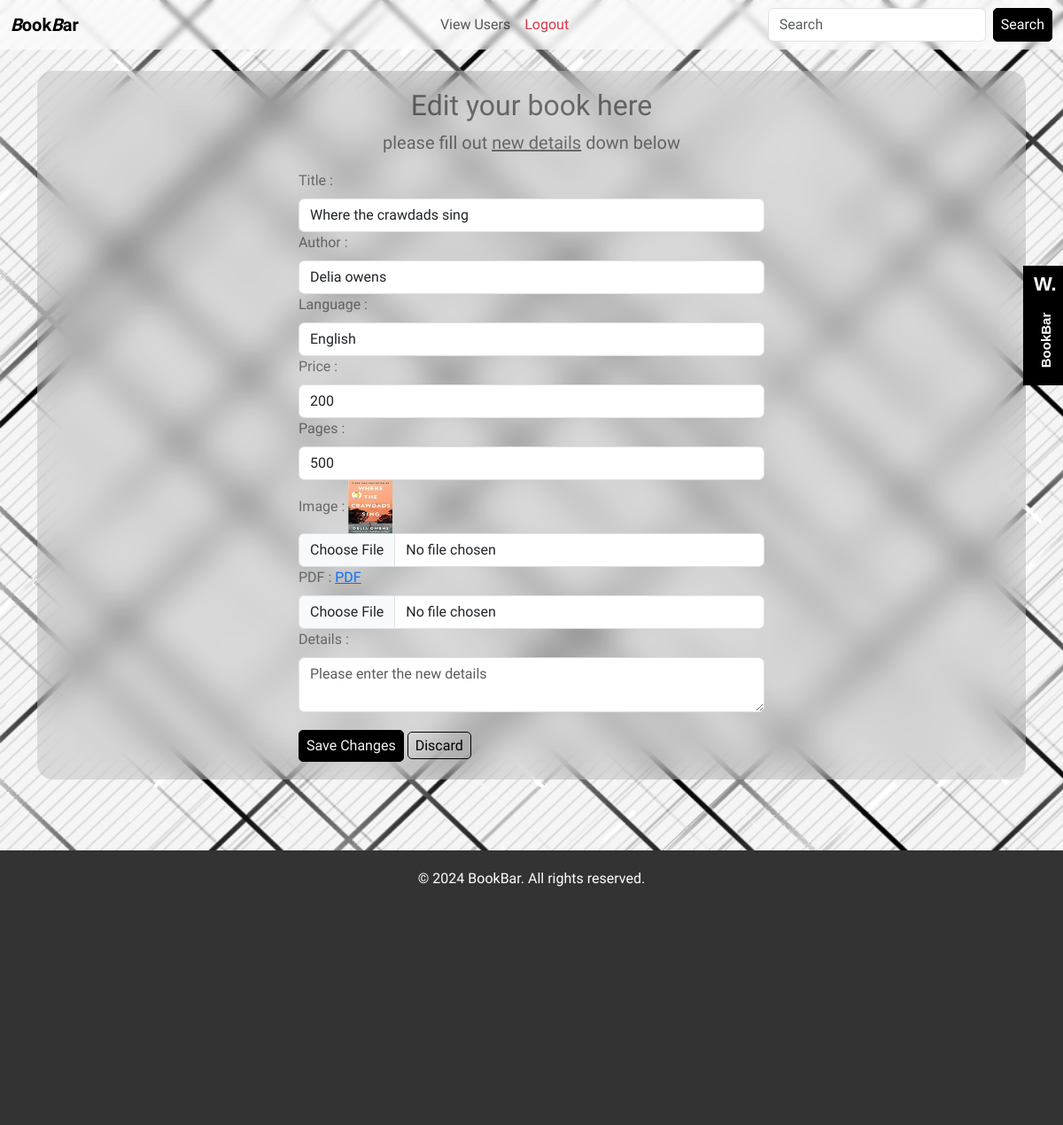
The app's page /books/edit_book/3 (signed in) with its own data.
### books/models.py (models this page shows, shortened)
class Book(models.Model):           # Table Definition
    title = models.CharField(max_length=30)
    author = models.CharField(max_length=20)
    language = models.CharField(max_length=20)
    price = models.IntegerField()
    pages = models.IntegerField()
    cover = models.ImageField(upload_to='images', blank=True, null=True)
    pdf = models.FileField(upload_to='pdf', blank=True, null=True)
    details = models.CharField(max_length=30)
    user = models.ForeignKey(CustomUser,on_delete=models.CASCADE,null=True)

### books/views.py (the view, shortened to what this page needs)
# urls.py: path('edit_book/<int:i>',views.edit_book,name='edit_book'),
@login_required
def edit_book(request,i):
    k=Book.objects.get(id=i)
    return render(request,'edit_book.html',{'book':k})

### Templates/edit_book.html (shortened to what this page needs)
{% extends 'Base_Page.html' %}
{% load static %}
{% block content %}
<link rel="stylesheet" href="{% static 'CSS/Edit_books.css' %}">
<div class="image-background">
        <img src="{% static 'Images/grid-lines.png' %}" id="background-image">
</div>
<div class="container">
    <div class="container-lg adbk">
        <div class="text-center">
            <h2>Edit your book here</h2>
            <p class="lead">please fill out <u>new details</u> down below </p>
        </div>
        <div class="row justify-content-center ">
            <div class="col-lg-6">
                <form method="POST" enctype="multipart/form-data">
                    <label for="title" class="form-label">Title :</label>
                    <input type="text" class="form-control" id="title" name="tit" placeholder="e.g:Harry Potter" value="{{ book.title }}">
                    <label for="author" class="form-label">Author :</label>
                    <input type="text" class="form-control" id="author" name="auth" placeholder="e.g:J. K. Rowling" value="{{ book.author }}">
                    <label for="language" class="form-label">Language :</label>
                    <input type="text" class="form-control" id="language" name="lang" placeholder="e.g:English" value="{{ book.language }}">
                    <label for="price" class="form-label">Price :</label>
                    <input type="number" class="form-control" id="price" name="prc" placeholder="e.g:$100" value="{{ book.price }}">
                    <label for="pages" class="form-label">Pages :</label>
                    <input type="number" class="form-control" id="pages" name="pge" placeholder="e.g:200" value="{{ book.pages }}">
                    <label for="Image" class="form-label">Image :</label>
                    <img src="{{ book.cover.url }}" height="60px" width="50px">
                    <input type="file" class="form-control" id="Image" name="cvr">
                    <label for="PDF" class="form-label">PDF :</label>
                    <a href="{{ book.pdf.url }}">PDF</a>
                        <input type="file" class="form-control" id="PDF" name="pdf1">
                    <label for="Details" class="form-label">Details :</label>
                    <textarea class="form-control" id="Details" name="det" placeholder="Please enter the new details"></textarea>
                    <button type="submit" class="btn_save">Save Changes</button>
                    <a href="{% url 'books:book_view' %}" class="btn_cancel">Discard</a>
                </form>
            </div>
        </div>
    </div>
</div>
{% endblock %}

### static/CSS/Style.css (style rules this page uses)
* { margin:0px; padding:0px; }
body { background-color:whitesmoke; color:rgba(0,0,0,0.8); font-family: "Prompt", sans-serif; overflow-x:hidden; }

### static/CSS/Edit_books.css (style rules this page uses)
* { margin:0px; padding:0px; }
body { background-color:whitesmoke; color:rgba(0,0,0,0.5); font-family: "Prompt", sans-serif; overflow-x:hidden; }
.adbk { padding:20px 20px 20px 20px; background-color:rgba(0,0,0,0.1); backdrop-filter: blur(18px); margin-top:80px; margin-bottom:80px; border-radius:18px; }
.image-background { position: absolute; top:0px; z-index: -10; }
#background-image { width: 1580px; height: 1000px; z-index: -10; }
.btn_save { background-color:black; border:1px solid black; border-radius:5px; color:whitesmoke; padding:5px 8px 5px 8px; text-decoration-line:none; margin-top:20px; transition:0.2s ease-in; }
.btn_cancel { background-color:transparent; border:1px solid black; border-radius:5px; color:black; padding:5px 8px 5px 8px; text-decoration-line:none; margin-top:20px; transition:0.2s ease-in; }

### records on screen
Book: tit "Where the crawdads sing", auth "Delia owens", lang "English", prc "200", pge "500", cover (picture)
